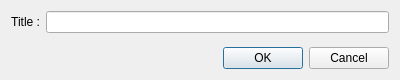
<?xml version="1.0" encoding="UTF-8"?>
<ui version="4.0">
 <class>DialogEditScriptFolder</class>
 <widget class="QDialog" name="DialogEditScriptFolder">
  <property name="geometry">
   <rect>
    <x>0</x>
    <y>0</y>
    <width>400</width>
    <height>80</height>
   </rect>
  </property>
  <property name="minimumSize">
   <size>
    <width>400</width>
    <height>80</height>
   </size>
  </property>
  <property name="maximumSize">
   <size>
    <width>16777215</width>
    <height>80</height>
   </size>
  </property>
  <property name="windowTitle">
   <string>Dialog</string>
  </property>
  <layout class="QVBoxLayout" name="verticalLayout">
   <item>
    <layout class="QFormLayout" name="formLayout">
     <item row="0" column="0">
      <widget class="QLabel" name="labelTitle">
       <property name="text">
        <string>Title :</string>
       </property>
       <property name="alignment">
        <set>Qt::AlignRight|Qt::AlignTrailing|Qt::AlignVCenter</set>
       </property>
      </widget>
     </item>
     <item row="0" column="1">
      <widget class="QLineEdit" name="lineEditTitle"/>
     </item>
    </layout>
   </item>
   <item>
    <widget class="QDialogButtonBox" name="buttonBox">
     <property name="orientation">
      <enum>Qt::Horizontal</enum>
     </property>
     <property name="standardButtons">
      <set>QDialogButtonBox::Cancel|QDialogButtonBox::Ok</set>
     </property>
    </widget>
   </item>
  </layout>
 </widget>
 <resources/>
 <connections>
  <connection>
   <sender>buttonBox</sender>
   <signal>accepted()</signal>
   <receiver>DialogEditScriptFolder</receiver>
   <slot>accept()</slot>
   <hints>
    <hint type="sourcelabel">
     <x>248</x>
     <y>254</y>
    </hint>
    <hint type="destinationlabel">
     <x>157</x>
     <y>274</y>
    </hint>
   </hints>
  </connection>
  <connection>
   <sender>buttonBox</sender>
   <signal>rejected()</signal>
   <receiver>DialogEditScriptFolder</receiver>
   <slot>reject()</slot>
   <hints>
    <hint type="sourcelabel">
     <x>316</x>
     <y>260</y>
    </hint>
    <hint type="destinationlabel">
     <x>286</x>
     <y>274</y>
    </hint>
   </hints>
  </connection>
 </connections>
</ui>
